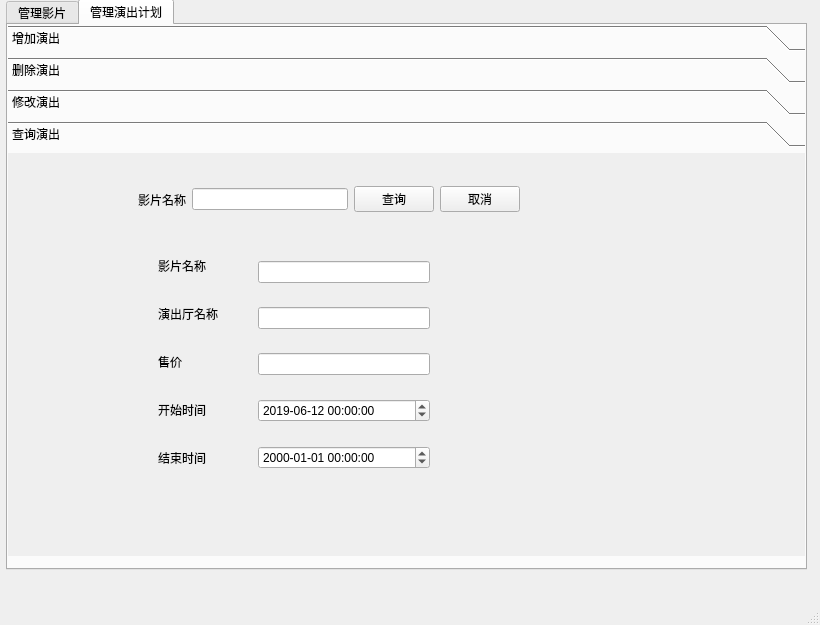
<?xml version="1.0" encoding="UTF-8"?>
<ui version="4.0">
 <class>mainmenu_manager</class>
 <widget class="QMainWindow" name="mainmenu_manager">
  <property name="geometry">
   <rect>
    <x>0</x>
    <y>0</y>
    <width>820</width>
    <height>625</height>
   </rect>
  </property>
  <property name="windowTitle">
   <string>MainWindow</string>
  </property>
  <widget class="QWidget" name="centralwidget">
   <widget class="QTabWidget" name="tabWidget">
    <property name="geometry">
     <rect>
      <x>6</x>
      <y>-1</y>
      <width>801</width>
      <height>571</height>
     </rect>
    </property>
    <property name="currentIndex">
     <number>1</number>
    </property>
    <widget class="QWidget" name="tab">
     <attribute name="title">
      <string>管理影片</string>
     </attribute>
     <widget class="QToolBox" name="toolBox">
      <property name="geometry">
       <rect>
        <x>0</x>
        <y>0</y>
        <width>781</width>
        <height>531</height>
       </rect>
      </property>
      <property name="currentIndex">
       <number>0</number>
      </property>
      <widget class="QWidget" name="page_4">
       <property name="geometry">
        <rect>
         <x>0</x>
         <y>0</y>
         <width>781</width>
         <height>383</height>
        </rect>
       </property>
       <attribute name="label">
        <string>增加影片</string>
       </attribute>
       <widget class="QLabel" name="label">
        <property name="geometry">
         <rect>
          <x>90</x>
          <y>0</y>
          <width>66</width>
          <height>23</height>
         </rect>
        </property>
        <property name="text">
         <string>名称</string>
        </property>
       </widget>
       <widget class="QLabel" name="label_2">
        <property name="geometry">
         <rect>
          <x>250</x>
          <y>0</y>
          <width>30</width>
          <height>23</height>
         </rect>
        </property>
        <property name="text">
         <string>评分</string>
        </property>
       </widget>
       <widget class="QLabel" name="label_5">
        <property name="geometry">
         <rect>
          <x>90</x>
          <y>140</y>
          <width>41</width>
          <height>41</height>
         </rect>
        </property>
        <property name="text">
         <string>海报</string>
        </property>
       </widget>
       <widget class="QLineEdit" name="add_movieName">
        <property name="geometry">
         <rect>
          <x>120</x>
          <y>0</y>
          <width>113</width>
          <height>25</height>
         </rect>
        </property>
       </widget>
       <widget class="QLineEdit" name="add_movieRating">
        <property name="geometry">
         <rect>
          <x>290</x>
          <y>0</y>
          <width>113</width>
          <height>25</height>
         </rect>
        </property>
       </widget>
       <widget class="QLineEdit" name="add_movieImage">
        <property name="geometry">
         <rect>
          <x>130</x>
          <y>150</y>
          <width>113</width>
          <height>25</height>
         </rect>
        </property>
       </widget>
       <widget class="QWidget" name="layoutWidget_8">
        <property name="geometry">
         <rect>
          <x>110</x>
          <y>320</y>
          <width>168</width>
          <height>33</height>
         </rect>
        </property>
        <layout class="QHBoxLayout" name="horizontalLayout_3">
         <item>
          <widget class="QPushButton" name="add_movie">
           <property name="text">
            <string>增加</string>
           </property>
          </widget>
         </item>
         <item>
          <widget class="QPushButton" name="add_movieCancel">
           <property name="text">
            <string>取消</string>
           </property>
          </widget>
         </item>
        </layout>
       </widget>
       <widget class="QWidget" name="layoutWidget">
        <property name="geometry">
         <rect>
          <x>330</x>
          <y>50</y>
          <width>32</width>
          <height>240</height>
         </rect>
        </property>
        <layout class="QVBoxLayout" name="verticalLayout">
         <property name="spacing">
          <number>20</number>
         </property>
         <property name="sizeConstraint">
          <enum>QLayout::SetFixedSize</enum>
         </property>
         <item>
          <widget class="QLabel" name="label_6">
           <property name="text">
            <string>导演</string>
           </property>
          </widget>
         </item>
         <item>
          <widget class="QLabel" name="label_8">
           <property name="text">
            <string>主演</string>
           </property>
          </widget>
         </item>
         <item>
          <widget class="QLabel" name="label_3">
           <property name="text">
            <string>类型</string>
           </property>
          </widget>
         </item>
         <item>
          <widget class="QLabel" name="label_10">
           <property name="text">
            <string>地区</string>
           </property>
          </widget>
         </item>
         <item>
          <widget class="QLabel" name="label_4">
           <property name="text">
            <string>时长</string>
           </property>
          </widget>
         </item>
         <item>
          <widget class="QLabel" name="label_9">
           <property name="text">
            <string>简介</string>
           </property>
          </widget>
         </item>
        </layout>
       </widget>
       <widget class="QWidget" name="layoutWidget">
        <property name="geometry">
         <rect>
          <x>370</x>
          <y>50</y>
          <width>161</width>
          <height>241</height>
         </rect>
        </property>
        <layout class="QVBoxLayout" name="verticalLayout_2">
         <property name="spacing">
          <number>16</number>
         </property>
         <property name="bottomMargin">
          <number>0</number>
         </property>
         <item>
          <widget class="QLineEdit" name="add_movieDirectors"/>
         </item>
         <item>
          <widget class="QLineEdit" name="add_movieActors"/>
         </item>
         <item>
          <widget class="QLineEdit" name="add_movieType"/>
         </item>
         <item>
          <widget class="QLineEdit" name="add_movieCountry"/>
         </item>
         <item>
          <widget class="QLineEdit" name="add_movieTime"/>
         </item>
         <item>
          <widget class="QLineEdit" name="add_movieSmple"/>
         </item>
        </layout>
       </widget>
      </widget>
      <widget class="QWidget" name="page_3">
       <property name="geometry">
        <rect>
         <x>0</x>
         <y>0</y>
         <width>100</width>
         <height>30</height>
        </rect>
       </property>
       <attribute name="label">
        <string>删除影片</string>
       </attribute>
       <widget class="QLabel" name="label_7">
        <property name="geometry">
         <rect>
          <x>140</x>
          <y>30</y>
          <width>67</width>
          <height>17</height>
         </rect>
        </property>
        <property name="text">
         <string>影片名称</string>
        </property>
       </widget>
       <widget class="QLineEdit" name="delete_movieName">
        <property name="geometry">
         <rect>
          <x>220</x>
          <y>30</y>
          <width>113</width>
          <height>25</height>
         </rect>
        </property>
       </widget>
       <widget class="QWidget" name="layoutWidget">
        <property name="geometry">
         <rect>
          <x>140</x>
          <y>80</y>
          <width>168</width>
          <height>33</height>
         </rect>
        </property>
        <layout class="QHBoxLayout" name="horizontalLayout">
         <item>
          <widget class="QPushButton" name="delete_movie">
           <property name="text">
            <string>删除</string>
           </property>
          </widget>
         </item>
         <item>
          <widget class="QPushButton" name="delete_movieCancel">
           <property name="text">
            <string>取消</string>
           </property>
          </widget>
         </item>
        </layout>
       </widget>
      </widget>
      <widget class="QWidget" name="page">
       <property name="geometry">
        <rect>
         <x>0</x>
         <y>0</y>
         <width>100</width>
         <height>30</height>
        </rect>
       </property>
       <attribute name="label">
        <string>修改影片</string>
       </attribute>
       <widget class="QWidget" name="layoutWidget">
        <property name="geometry">
         <rect>
          <x>440</x>
          <y>60</y>
          <width>161</width>
          <height>241</height>
         </rect>
        </property>
        <layout class="QVBoxLayout" name="verticalLayout_3">
         <property name="spacing">
          <number>16</number>
         </property>
         <property name="bottomMargin">
          <number>0</number>
         </property>
         <item>
          <widget class="QLineEdit" name="update_movieDirectors"/>
         </item>
         <item>
          <widget class="QLineEdit" name="update_movieActors"/>
         </item>
         <item>
          <widget class="QLineEdit" name="update_movieType"/>
         </item>
         <item>
          <widget class="QLineEdit" name="update_movieCountry"/>
         </item>
         <item>
          <widget class="QLineEdit" name="update_movieTime"/>
         </item>
         <item>
          <widget class="QLineEdit" name="update_movieSmple"/>
         </item>
        </layout>
       </widget>
       <widget class="QWidget" name="layoutWidget_2">
        <property name="geometry">
         <rect>
          <x>400</x>
          <y>60</y>
          <width>32</width>
          <height>240</height>
         </rect>
        </property>
        <layout class="QVBoxLayout" name="verticalLayout_4">
         <property name="spacing">
          <number>20</number>
         </property>
         <property name="sizeConstraint">
          <enum>QLayout::SetFixedSize</enum>
         </property>
         <item>
          <widget class="QLabel" name="label_11">
           <property name="text">
            <string>导演</string>
           </property>
          </widget>
         </item>
         <item>
          <widget class="QLabel" name="label_12">
           <property name="text">
            <string>主演</string>
           </property>
          </widget>
         </item>
         <item>
          <widget class="QLabel" name="label_13">
           <property name="text">
            <string>类型</string>
           </property>
          </widget>
         </item>
         <item>
          <widget class="QLabel" name="label_14">
           <property name="text">
            <string>地区</string>
           </property>
          </widget>
         </item>
         <item>
          <widget class="QLabel" name="label_15">
           <property name="text">
            <string>时长</string>
           </property>
          </widget>
         </item>
         <item>
          <widget class="QLabel" name="label_16">
           <property name="text">
            <string>简介</string>
           </property>
          </widget>
         </item>
        </layout>
       </widget>
       <widget class="QLineEdit" name="update_movieImage">
        <property name="geometry">
         <rect>
          <x>150</x>
          <y>140</y>
          <width>113</width>
          <height>25</height>
         </rect>
        </property>
       </widget>
       <widget class="QLabel" name="label_17">
        <property name="geometry">
         <rect>
          <x>110</x>
          <y>130</y>
          <width>41</width>
          <height>41</height>
         </rect>
        </property>
        <property name="text">
         <string>海报</string>
        </property>
       </widget>
       <widget class="QLineEdit" name="update_movieRating">
        <property name="geometry">
         <rect>
          <x>310</x>
          <y>0</y>
          <width>113</width>
          <height>25</height>
         </rect>
        </property>
       </widget>
       <widget class="QLineEdit" name="update_movieName">
        <property name="geometry">
         <rect>
          <x>140</x>
          <y>0</y>
          <width>113</width>
          <height>25</height>
         </rect>
        </property>
       </widget>
       <widget class="QLabel" name="label_18">
        <property name="geometry">
         <rect>
          <x>110</x>
          <y>0</y>
          <width>66</width>
          <height>23</height>
         </rect>
        </property>
        <property name="text">
         <string>名称</string>
        </property>
       </widget>
       <widget class="QLabel" name="label_19">
        <property name="geometry">
         <rect>
          <x>270</x>
          <y>0</y>
          <width>30</width>
          <height>23</height>
         </rect>
        </property>
        <property name="text">
         <string>评分</string>
        </property>
       </widget>
       <widget class="QWidget" name="layoutWidget_9">
        <property name="geometry">
         <rect>
          <x>110</x>
          <y>330</y>
          <width>168</width>
          <height>33</height>
         </rect>
        </property>
        <layout class="QHBoxLayout" name="horizontalLayout_4">
         <item>
          <widget class="QPushButton" name="update_movie">
           <property name="text">
            <string>修改</string>
           </property>
          </widget>
         </item>
         <item>
          <widget class="QPushButton" name="update_movieCancel">
           <property name="text">
            <string>取消</string>
           </property>
          </widget>
         </item>
        </layout>
       </widget>
      </widget>
      <widget class="QWidget" name="page_2">
       <property name="geometry">
        <rect>
         <x>0</x>
         <y>0</y>
         <width>100</width>
         <height>30</height>
        </rect>
       </property>
       <attribute name="label">
        <string>查询影片</string>
       </attribute>
       <widget class="QLabel" name="label_20">
        <property name="geometry">
         <rect>
          <x>50</x>
          <y>60</y>
          <width>66</width>
          <height>23</height>
         </rect>
        </property>
        <property name="text">
         <string>名称</string>
        </property>
       </widget>
       <widget class="QLabel" name="select_movieImage">
        <property name="geometry">
         <rect>
          <x>50</x>
          <y>110</y>
          <width>191</width>
          <height>241</height>
         </rect>
        </property>
        <property name="text">
         <string>海报</string>
        </property>
        <property name="scaledContents">
         <bool>true</bool>
        </property>
       </widget>
       <widget class="QWidget" name="layoutWidget_3">
        <property name="geometry">
         <rect>
          <x>290</x>
          <y>110</y>
          <width>32</width>
          <height>240</height>
         </rect>
        </property>
        <layout class="QVBoxLayout" name="verticalLayout_5">
         <property name="spacing">
          <number>20</number>
         </property>
         <property name="sizeConstraint">
          <enum>QLayout::SetFixedSize</enum>
         </property>
         <item>
          <widget class="QLabel" name="label_22">
           <property name="text">
            <string>导演</string>
           </property>
          </widget>
         </item>
         <item>
          <widget class="QLabel" name="label_23">
           <property name="text">
            <string>主演</string>
           </property>
          </widget>
         </item>
         <item>
          <widget class="QLabel" name="label_24">
           <property name="text">
            <string>类型</string>
           </property>
          </widget>
         </item>
         <item>
          <widget class="QLabel" name="label_25">
           <property name="text">
            <string>地区</string>
           </property>
          </widget>
         </item>
         <item>
          <widget class="QLabel" name="label_26">
           <property name="text">
            <string>时长</string>
           </property>
          </widget>
         </item>
         <item>
          <widget class="QLabel" name="label_27">
           <property name="text">
            <string>简介</string>
           </property>
          </widget>
         </item>
        </layout>
       </widget>
       <widget class="QLabel" name="label_28">
        <property name="geometry">
         <rect>
          <x>210</x>
          <y>60</y>
          <width>30</width>
          <height>23</height>
         </rect>
        </property>
        <property name="text">
         <string>评分</string>
        </property>
       </widget>
       <widget class="QWidget" name="layoutWidget_4">
        <property name="geometry">
         <rect>
          <x>330</x>
          <y>110</y>
          <width>161</width>
          <height>241</height>
         </rect>
        </property>
        <layout class="QVBoxLayout" name="verticalLayout_6">
         <property name="spacing">
          <number>16</number>
         </property>
         <property name="bottomMargin">
          <number>0</number>
         </property>
         <item>
          <widget class="QLabel" name="select_movieActor">
           <property name="text">
            <string/>
           </property>
          </widget>
         </item>
         <item>
          <widget class="QLabel" name="select_movieMain">
           <property name="text">
            <string/>
           </property>
          </widget>
         </item>
         <item>
          <widget class="QLabel" name="select_movieTyep">
           <property name="text">
            <string/>
           </property>
          </widget>
         </item>
         <item>
          <widget class="QLabel" name="select_movieCountry">
           <property name="text">
            <string/>
           </property>
          </widget>
         </item>
         <item>
          <widget class="QLabel" name="select_movieTime">
           <property name="text">
            <string/>
           </property>
          </widget>
         </item>
         <item>
          <widget class="QLabel" name="select_movieSimple">
           <property name="text">
            <string/>
           </property>
          </widget>
         </item>
        </layout>
       </widget>
       <widget class="QWidget" name="layoutWidget">
        <property name="geometry">
         <rect>
          <x>130</x>
          <y>0</y>
          <width>386</width>
          <height>35</height>
         </rect>
        </property>
        <layout class="QHBoxLayout" name="horizontalLayout_9">
         <item>
          <layout class="QHBoxLayout" name="horizontalLayout_8">
           <item>
            <widget class="QLabel" name="label_39">
             <property name="text">
              <string>影片名称</string>
             </property>
            </widget>
           </item>
           <item>
            <widget class="QLineEdit" name="select_movieName"/>
           </item>
          </layout>
         </item>
         <item>
          <layout class="QHBoxLayout" name="horizontalLayout_2">
           <item>
            <widget class="QPushButton" name="select_movie">
             <property name="text">
              <string>查询</string>
             </property>
            </widget>
           </item>
           <item>
            <widget class="QPushButton" name="select_movieCancel">
             <property name="text">
              <string>取消</string>
             </property>
            </widget>
           </item>
          </layout>
         </item>
        </layout>
       </widget>
       <widget class="QLabel" name="label_34">
        <property name="geometry">
         <rect>
          <x>270</x>
          <y>60</y>
          <width>67</width>
          <height>17</height>
         </rect>
        </property>
        <property name="text">
         <string/>
        </property>
       </widget>
       <widget class="QLabel" name="label_35">
        <property name="geometry">
         <rect>
          <x>100</x>
          <y>60</y>
          <width>67</width>
          <height>17</height>
         </rect>
        </property>
        <property name="text">
         <string/>
        </property>
       </widget>
      </widget>
     </widget>
    </widget>
    <widget class="QWidget" name="tab_2">
     <attribute name="title">
      <string>管理演出计划</string>
     </attribute>
     <widget class="QToolBox" name="toolBox_2">
      <property name="geometry">
       <rect>
        <x>0</x>
        <y>0</y>
        <width>801</width>
        <height>531</height>
       </rect>
      </property>
      <property name="currentIndex">
       <number>3</number>
      </property>
      <widget class="QWidget" name="page_5">
       <property name="geometry">
        <rect>
         <x>0</x>
         <y>0</y>
         <width>801</width>
         <height>383</height>
        </rect>
       </property>
       <attribute name="label">
        <string>增加演出</string>
       </attribute>
       <widget class="QWidget" name="layoutWidget_10">
        <property name="geometry">
         <rect>
          <x>130</x>
          <y>250</y>
          <width>168</width>
          <height>33</height>
         </rect>
        </property>
        <layout class="QHBoxLayout" name="horizontalLayout_5">
         <item>
          <widget class="QPushButton" name="add_sche">
           <property name="text">
            <string>增加</string>
           </property>
          </widget>
         </item>
         <item>
          <widget class="QPushButton" name="add_scheCancel">
           <property name="text">
            <string>取消</string>
           </property>
          </widget>
         </item>
        </layout>
       </widget>
       <widget class="QWidget" name="layoutWidget">
        <property name="geometry">
         <rect>
          <x>130</x>
          <y>40</y>
          <width>77</width>
          <height>154</height>
         </rect>
        </property>
        <layout class="QVBoxLayout" name="verticalLayout_9">
         <property name="spacing">
          <number>20</number>
         </property>
         <item>
          <widget class="QLabel" name="label_40">
           <property name="text">
            <string>影片名称</string>
           </property>
          </widget>
         </item>
         <item>
          <widget class="QLabel" name="label_41">
           <property name="text">
            <string>演出厅名称</string>
           </property>
          </widget>
         </item>
         <item>
          <widget class="QLabel" name="label_29">
           <property name="text">
            <string>售价</string>
           </property>
          </widget>
         </item>
         <item>
          <widget class="QLabel" name="label_42">
           <property name="text">
            <string>开始时间</string>
           </property>
          </widget>
         </item>
        </layout>
       </widget>
       <widget class="QWidget" name="layoutWidget">
        <property name="geometry">
         <rect>
          <x>210</x>
          <y>40</y>
          <width>172</width>
          <height>162</height>
         </rect>
        </property>
        <layout class="QVBoxLayout" name="verticalLayout_10">
         <property name="spacing">
          <number>15</number>
         </property>
         <item>
          <widget class="QLineEdit" name="add_scheMovie"/>
         </item>
         <item>
          <widget class="QLineEdit" name="add_scheRoom"/>
         </item>
         <item>
          <widget class="QLineEdit" name="add_schePrice"/>
         </item>
         <item>
          <widget class="QDateTimeEdit" name="add_scheStart">
           <property name="date">
            <date>
             <year>2019</year>
             <month>6</month>
             <day>12</day>
            </date>
           </property>
           <property name="displayFormat">
            <string>yyyy-MM-dd hh:mm:ss</string>
           </property>
          </widget>
         </item>
        </layout>
       </widget>
      </widget>
      <widget class="QWidget" name="page_7">
       <property name="geometry">
        <rect>
         <x>0</x>
         <y>0</y>
         <width>801</width>
         <height>383</height>
        </rect>
       </property>
       <attribute name="label">
        <string>删除演出</string>
       </attribute>
       <widget class="QWidget" name="layoutWidget_11">
        <property name="geometry">
         <rect>
          <x>220</x>
          <y>70</y>
          <width>92</width>
          <height>154</height>
         </rect>
        </property>
        <layout class="QVBoxLayout" name="verticalLayout_11">
         <property name="spacing">
          <number>20</number>
         </property>
         <item>
          <widget class="QLabel" name="label_45">
           <property name="text">
            <string>演出厅名称</string>
           </property>
          </widget>
         </item>
         <item>
          <widget class="QLabel" name="label_46">
           <property name="text">
            <string>开始时间</string>
           </property>
          </widget>
         </item>
        </layout>
       </widget>
       <widget class="QWidget" name="layoutWidget_13">
        <property name="geometry">
         <rect>
          <x>220</x>
          <y>260</y>
          <width>168</width>
          <height>33</height>
         </rect>
        </property>
        <layout class="QHBoxLayout" name="horizontalLayout_6">
         <item>
          <widget class="QPushButton" name="delete_sche">
           <property name="text">
            <string>删除</string>
           </property>
          </widget>
         </item>
         <item>
          <widget class="QPushButton" name="delete_scheCancel">
           <property name="text">
            <string>取消</string>
           </property>
          </widget>
         </item>
        </layout>
       </widget>
       <widget class="QLineEdit" name="delete_scheRoom">
        <property name="geometry">
         <rect>
          <x>310</x>
          <y>90</y>
          <width>170</width>
          <height>25</height>
         </rect>
        </property>
       </widget>
       <widget class="QDateTimeEdit" name="delete_shceStart">
        <property name="geometry">
         <rect>
          <x>310</x>
          <y>180</y>
          <width>170</width>
          <height>26</height>
         </rect>
        </property>
        <property name="date">
         <date>
          <year>2019</year>
          <month>6</month>
          <day>12</day>
         </date>
        </property>
        <property name="displayFormat">
         <string>yyyy-MM-dd hh:mm:ss</string>
        </property>
       </widget>
      </widget>
      <widget class="QWidget" name="page_8">
       <property name="geometry">
        <rect>
         <x>0</x>
         <y>0</y>
         <width>801</width>
         <height>383</height>
        </rect>
       </property>
       <attribute name="label">
        <string>修改演出</string>
       </attribute>
       <widget class="QWidget" name="layoutWidget_14">
        <property name="geometry">
         <rect>
          <x>250</x>
          <y>40</y>
          <width>172</width>
          <height>162</height>
         </rect>
        </property>
        <layout class="QVBoxLayout" name="verticalLayout_13">
         <property name="spacing">
          <number>15</number>
         </property>
         <item>
          <widget class="QLineEdit" name="update_scheMovie"/>
         </item>
         <item>
          <widget class="QLineEdit" name="update_scheRoom"/>
         </item>
         <item>
          <widget class="QLineEdit" name="update_schePrice"/>
         </item>
         <item>
          <widget class="QDateTimeEdit" name="update_scheStart">
           <property name="date">
            <date>
             <year>2019</year>
             <month>6</month>
             <day>12</day>
            </date>
           </property>
           <property name="displayFormat">
            <string>yyyy-MM-dd hh:mm:ss</string>
           </property>
          </widget>
         </item>
        </layout>
       </widget>
       <widget class="QWidget" name="layoutWidget_15">
        <property name="geometry">
         <rect>
          <x>170</x>
          <y>40</y>
          <width>107</width>
          <height>154</height>
         </rect>
        </property>
        <layout class="QVBoxLayout" name="verticalLayout_14">
         <property name="spacing">
          <number>20</number>
         </property>
         <item>
          <widget class="QLabel" name="label_48">
           <property name="text">
            <string>影片名称</string>
           </property>
          </widget>
         </item>
         <item>
          <widget class="QLabel" name="label_49">
           <property name="text">
            <string>演出厅名称</string>
           </property>
          </widget>
         </item>
         <item>
          <widget class="QLabel" name="label_30">
           <property name="text">
            <string>售价</string>
           </property>
          </widget>
         </item>
         <item>
          <widget class="QLabel" name="label_50">
           <property name="text">
            <string>开始时间</string>
           </property>
          </widget>
         </item>
        </layout>
       </widget>
       <widget class="QWidget" name="layoutWidget_16">
        <property name="geometry">
         <rect>
          <x>170</x>
          <y>280</y>
          <width>168</width>
          <height>33</height>
         </rect>
        </property>
        <layout class="QHBoxLayout" name="horizontalLayout_7">
         <item>
          <widget class="QPushButton" name="update_sche">
           <property name="text">
            <string>修改</string>
           </property>
          </widget>
         </item>
         <item>
          <widget class="QPushButton" name="update_scheCancel">
           <property name="text">
            <string>取消</string>
           </property>
          </widget>
         </item>
        </layout>
       </widget>
      </widget>
      <widget class="QWidget" name="page_6">
       <property name="geometry">
        <rect>
         <x>0</x>
         <y>0</y>
         <width>801</width>
         <height>383</height>
        </rect>
       </property>
       <attribute name="label">
        <string>查询演出</string>
       </attribute>
       <widget class="QWidget" name="layoutWidget_5">
        <property name="geometry">
         <rect>
          <x>250</x>
          <y>90</y>
          <width>172</width>
          <height>249</height>
         </rect>
        </property>
        <layout class="QVBoxLayout" name="verticalLayout_12">
         <property name="spacing">
          <number>6</number>
         </property>
         <item>
          <widget class="QLineEdit" name="select_scheMovie"/>
         </item>
         <item>
          <widget class="QLineEdit" name="select_scheRoom"/>
         </item>
         <item>
          <widget class="QLineEdit" name="select_schePrice"/>
         </item>
         <item>
          <widget class="QDateTimeEdit" name="select_scheStart">
           <property name="date">
            <date>
             <year>2019</year>
             <month>6</month>
             <day>12</day>
            </date>
           </property>
           <property name="displayFormat">
            <string>yyyy-MM-dd hh:mm:ss</string>
           </property>
          </widget>
         </item>
         <item>
          <widget class="QDateTimeEdit" name="select_scheEnd">
           <property name="displayFormat">
            <string>yyyy-MM-dd hh:mm:ss</string>
           </property>
          </widget>
         </item>
        </layout>
       </widget>
       <widget class="QWidget" name="layoutWidget_6">
        <property name="geometry">
         <rect>
          <x>150</x>
          <y>100</y>
          <width>107</width>
          <height>217</height>
         </rect>
        </property>
        <layout class="QVBoxLayout" name="verticalLayout_15">
         <property name="spacing">
          <number>23</number>
         </property>
         <item>
          <widget class="QLabel" name="label_43">
           <property name="text">
            <string>影片名称</string>
           </property>
          </widget>
         </item>
         <item>
          <widget class="QLabel" name="label_44">
           <property name="text">
            <string>演出厅名称</string>
           </property>
          </widget>
         </item>
         <item>
          <widget class="QLabel" name="label_31">
           <property name="text">
            <string>售价</string>
           </property>
          </widget>
         </item>
         <item>
          <widget class="QLabel" name="label_47">
           <property name="text">
            <string>开始时间</string>
           </property>
          </widget>
         </item>
         <item>
          <widget class="QLabel" name="label_21">
           <property name="text">
            <string>结束时间</string>
           </property>
          </widget>
         </item>
        </layout>
       </widget>
       <widget class="QWidget" name="layoutWidget">
        <property name="geometry">
         <rect>
          <x>130</x>
          <y>30</y>
          <width>382</width>
          <height>33</height>
         </rect>
        </property>
        <layout class="QHBoxLayout" name="horizontalLayout_10">
         <item>
          <widget class="QLabel" name="label_52">
           <property name="text">
            <string>影片名称</string>
           </property>
          </widget>
         </item>
         <item>
          <widget class="QLineEdit" name="select_scheName"/>
         </item>
         <item>
          <widget class="QPushButton" name="select_sche">
           <property name="text">
            <string>查询</string>
           </property>
          </widget>
         </item>
         <item>
          <widget class="QPushButton" name="select_scheCancel">
           <property name="text">
            <string>取消</string>
           </property>
          </widget>
         </item>
        </layout>
       </widget>
      </widget>
     </widget>
    </widget>
   </widget>
  </widget>
  <widget class="QMenuBar" name="menubar">
   <property name="geometry">
    <rect>
     <x>0</x>
     <y>0</y>
     <width>820</width>
     <height>28</height>
    </rect>
   </property>
  </widget>
  <widget class="QStatusBar" name="statusbar"/>
 </widget>
 <resources/>
 <connections/>
</ui>
